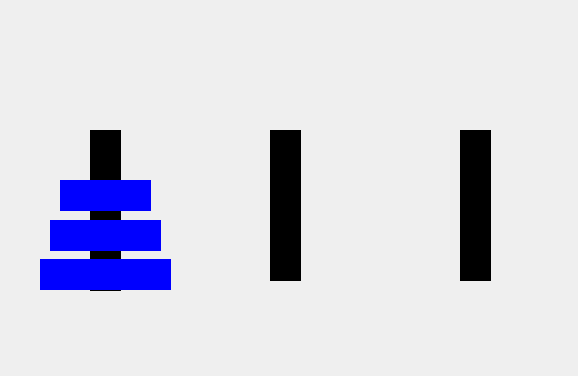
<?xml version="1.0" encoding="UTF-8"?>
<ui version="4.0">
 <class>Form</class>
 <widget class="QWidget" name="Form">
  <property name="geometry">
   <rect>
    <x>0</x>
    <y>0</y>
    <width>578</width>
    <height>376</height>
   </rect>
  </property>
  <property name="windowTitle">
   <string>Form</string>
  </property>
  <widget class="QWidget" name="widget" native="true">
   <property name="geometry">
    <rect>
     <x>90</x>
     <y>130</y>
     <width>31</width>
     <height>161</height>
    </rect>
   </property>
   <property name="styleSheet">
    <string notr="true">background-color:black</string>
   </property>
  </widget>
  <widget class="QWidget" name="widget_2" native="true">
   <property name="geometry">
    <rect>
     <x>270</x>
     <y>130</y>
     <width>31</width>
     <height>151</height>
    </rect>
   </property>
   <property name="styleSheet">
    <string notr="true">background-color:black</string>
   </property>
  </widget>
  <widget class="QWidget" name="widget_3" native="true">
   <property name="geometry">
    <rect>
     <x>460</x>
     <y>130</y>
     <width>31</width>
     <height>151</height>
    </rect>
   </property>
   <property name="styleSheet">
    <string notr="true">background-color:black</string>
   </property>
  </widget>
  <widget class="QWidget" name="barL" native="true">
   <property name="geometry">
    <rect>
     <x>40</x>
     <y>259</y>
     <width>131</width>
     <height>31</height>
    </rect>
   </property>
   <property name="styleSheet">
    <string notr="true">background-color:blue</string>
   </property>
  </widget>
  <widget class="QWidget" name="barM" native="true">
   <property name="geometry">
    <rect>
     <x>50</x>
     <y>220</y>
     <width>111</width>
     <height>31</height>
    </rect>
   </property>
   <property name="styleSheet">
    <string notr="true">background-color:blue</string>
   </property>
  </widget>
  <widget class="QWidget" name="barS" native="true">
   <property name="geometry">
    <rect>
     <x>60</x>
     <y>180</y>
     <width>91</width>
     <height>31</height>
    </rect>
   </property>
   <property name="styleSheet">
    <string notr="true">background-color:blue</string>
   </property>
  </widget>
 </widget>
 <resources/>
 <connections/>
</ui>
